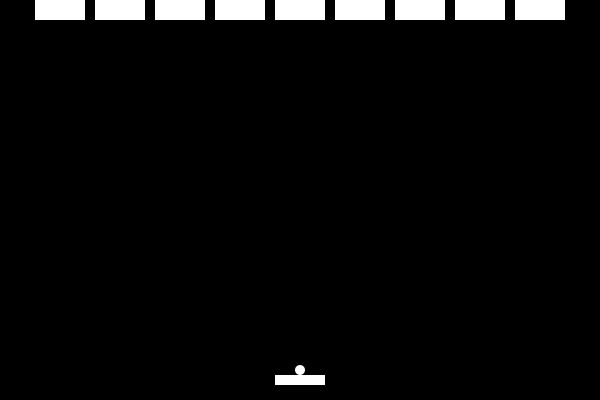
Frame 1 (no input)
Frame 60 (the mouse pressed at the canvas centre just before this capture): identical to frame 1, image omitted
Frame 120 (the mouse held since frame 60 and released just before this capture): identical to frame 1, image omitted

The Processing sketch that drew this single still picture (run headless with seeded random() and noise(); from frame 60 on, the mouse is pressed at the canvas centre):

// Processing sketch: Paddle_Game
// ── Paddle_Game.pde
float ballX;
float ballY;
float ballSize = 10;
float paddleX;
float paddleY;
float directX = random(1, 2);
float directY = random(1, 2);
float paddleLevel;
float paddleW = 50;
float paddleH = 10;
float brickW = 50;
float bickH = 20;
float brickLevel = 10;

void setup() {
  size(600, 400);
  //fullScreen();
}

void draw() {
  background(0, 0, 0);
  fill(255, 255, 255);
  rectMode(CENTER);
  noStroke();

  float paddleLevel = height-20;    // variable to set the level of the paddle
  float paddleX = width/2;
  float ballX = width/2;
  float ballY = paddleLevel-paddleH;

  rect(width/10*1, brickLevel, brickW, bickH);          // die Bricks
  rect(width/10*2, brickLevel, brickW, bickH);          // die Bricks
  rect(width/10*3, brickLevel, brickW, bickH);          // die Bricks
  rect(width/10*4, brickLevel, brickW, bickH);          // die Bricks
  rect(width/10*5, brickLevel, brickW, bickH);          // die Bricks
  rect(width/10*6, brickLevel, brickW, bickH);          // die Bricks
  rect(width/10*7, brickLevel, brickW, bickH);          // die Bricks
  rect(width/10*8, brickLevel, brickW, bickH);          // die Bricks
  rect(width/10*9, brickLevel, brickW, bickH);          // die Bricks

  rect(paddleX, paddleLevel, paddleW, paddleH);    // das Paddle
  
  ellipse(ballX, ballY, ballSize, ballSize);     // der Ball
}

void keyPressed() {
  if (keyPressed) {
    if (keyCode == LEFT) {
      paddleX = paddleX - paddleH;
    } else if (keyCode == RIGHT) {
      paddleX = paddleX + paddleH;
    }
  }
}
